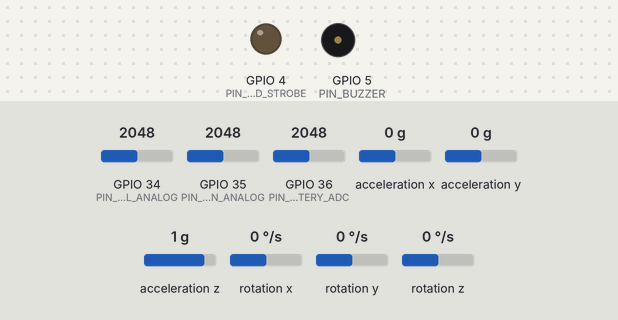
Bench run of a sketch on a simulated ESP32. On the bench: output pins drawn as LEDs (lit = HIGH), buzzer (waves = sounding). Wiring (inferred from the names in the program): MPU-6050 motion sensor at I2C address 0x68. Inputs (shaded band) come from the test bench; at power-on: acceleration y 0 g, GPIO 34 (PIN_SOIL_ANALOG) = 2048, GPIO 35 (PIN_RAIN_ANALOG) = 2048, GPIO 36 (PIN_BATTERY_ADC) = 2048, acceleration x 0 g, acceleration z 1 g, rotation x 0 °/s, rotation y 0 °/s, rotation z 0 °/s. WiFi joins after 1.5 s; servers stay silent unless stated; uploads are accepted with an empty reply; what the sketch prints to the serial monitor is not drawn.

Above: at 3.7 s.
3.8 s: acceleration y set to -0.4 g
At 14.0 s:
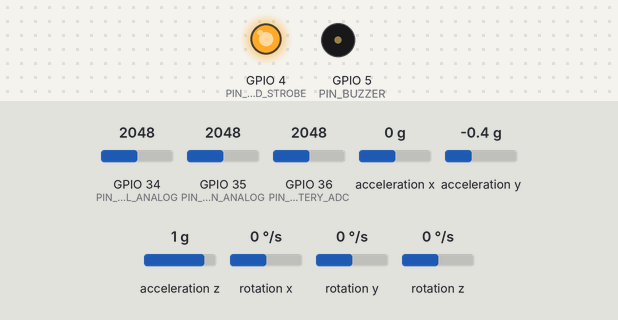
34.6 s: acceleration y set to 0 g
At 44.2 s:
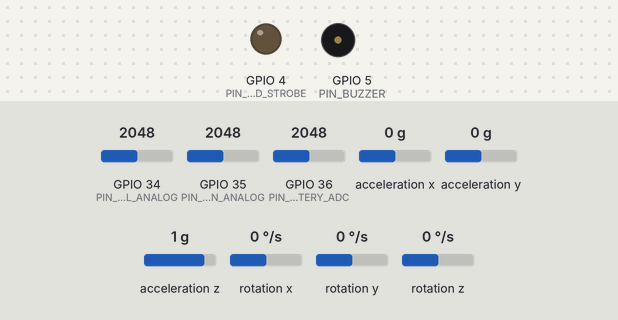
44.9 s: acceleration y set to -1.4 g
At 53.87 s:
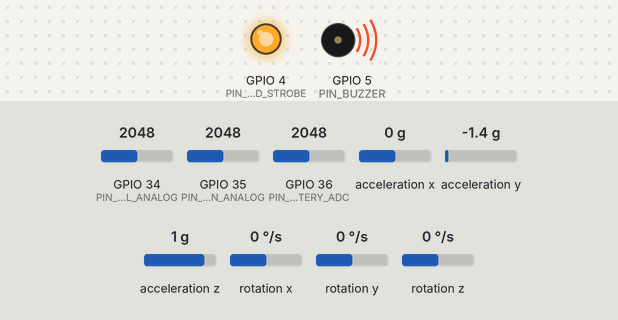
Timing chart, 0 to 55.6 s (numbered marks = the images above; inputs shaded):
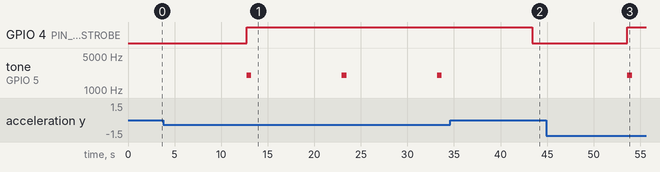

Measured:
- the behaviour switches between -0.2 and -0.3 g on acceleration y (found by bisection; images 0 and 1)
- after the input at 3.8 s, GPIO 4 (PIN_LED_STROBE): LOW → HIGH after 8.9 s; tone on GPIO 5 (PIN_BUZZER): alternates 2000 Hz for 0.50 s and silent for 9.7 s, starting after 8.9 s
- after the input at 34.6 s, GPIO 4 (PIN_LED_STROBE): HIGH → LOW after 8.8 s; tone on GPIO 5 (PIN_BUZZER): stays silent (without the input it goes to 2000 Hz after 8.8 s)
- after the input at 44.9 s, GPIO 4 (PIN_LED_STROBE): LOW → HIGH after 8.7 s; tone on GPIO 5 (PIN_BUZZER): silent → 2000 Hz after 8.7 s, → silent 0.50 s later

The sketch:

hillguard_esp32_node.ino
```cpp
/**
 * HillGuard Real-Time Landslide Monitoring Node Firmware
 * National Institute of Technology Arunachal Pradesh
 * Department of Computer Science & Engineering
 *
 * Hardware Target: ESP32-WROOM-32D (240MHz Dual-Core Xtensa LX6)
 * Sensors:
 * - Capacitive Soil Moisture v1.2 (Corrosion resistant analog)
 * - MPU6050 6-Axis Accelerometer & Gyroscope (I2C)
 * - Optical / Tipping Bucket Rain Gauge
 * - SIM800L GSM Module (AT command GPRS fallback)
 * - LiFePO4 Solar Battery Monitor
 */

#include <WiFi.h>
#include <HTTPClient.h>
#include <Wire.h>
#include "config.h"

// MPU6050 I2C Register Addresses
const int MPU_ADDR = 0x68;
int16_t AcX, AcY, AcZ, Tmp, GyX, GyY, GyZ;
float baselineAngle = 0.0;

// Coordinates for deployed site (configured per node)
const float NODE_LATITUDE = 27.0844;
const float NODE_LONGITUDE = 93.6053;

void setup() {
  Serial.begin(115200);
  delay(1000);
  Serial.println(F("\n=================================================="));
  Serial.println(F("⛰️ HILLGUARD IOT NODE BOOTING (NIT ARUNACHAL PRADESH)"));
  Serial.println(F("=================================================="));

  // Initialize GPIO Pins
  pinMode(PIN_SOIL_ANALOG, INPUT);
  pinMode(PIN_RAIN_ANALOG, INPUT);
  pinMode(PIN_BATTERY_ADC, INPUT);
  pinMode(PIN_LED_STROBE, OUTPUT);
  pinMode(PIN_BUZZER, OUTPUT);

  digitalWrite(PIN_LED_STROBE, LOW);
  digitalWrite(PIN_BUZZER, LOW);

  // Initialize I2C and MPU6050
  Wire.begin(PIN_I2C_SDA, PIN_I2C_SCL);
  Wire.beginTransmission(MPU_ADDR);
  Wire.write(0x6B); // PWR_MGMT_1 register
  Wire.write(0);    // Wake up MPU6050
  byte mpuStatus = Wire.endTransmission(true);

  if (mpuStatus == 0) {
    Serial.println(F("[MPU6050] Sensor detected and initialized on I2C bus."));
    calibrateBaselineSlope();
  } else {
    Serial.println(F("[MPU6050 Warning] Sensor not detected. Check SDA/SCL wiring."));
  }

  // Connect to Network
  connectWiFi();
}

void loop() {
  // 1. Read Capacitive Soil Moisture Sensor (Analog ADC)
  int soilRaw = analogRead(PIN_SOIL_ANALOG);
  float soilMoisture = map(soilRaw, SOIL_AIR_VALUE, SOIL_WATER_VALUE, 0, 100);
  soilMoisture = constrain(soilMoisture, 0.0, 100.0);

  // 2. Read MPU6050 Slope Tilt & Vibration
  float tiltAngle = readSlopeTilt();
  float vibration = readVibrationIntensity();

  // 3. Read Rain Gauge
  int rainRaw = analogRead(PIN_RAIN_ANALOG);
  float rainIntensity = map(rainRaw, 4095, 1200, 0, 150); // Inverted analog rain sensor
  rainIntensity = constrain(rainIntensity, 0.0, 150.0);

  // 4. Measure LiFePO4 Battery Level
  int battRaw = analogRead(PIN_BATTERY_ADC);
  float batteryVoltage = (battRaw / 4095.0) * 3.3 * 2.0; // 1:2 voltage divider
  int batteryPercentage = constrain((int)((batteryVoltage - 3.2) / (4.2 - 3.2) * 100.0), 0, 100);

  // 5. Local Emergency Alarm Trigger if Sudden Slope Collapse Detected
  if (tiltAngle >= 15.0 || vibration >= 2.2) {
    digitalWrite(PIN_LED_STROBE, HIGH);
    tone(PIN_BUZZER, 2000, 500); // Pulse warning tone
  } else {
    digitalWrite(PIN_LED_STROBE, LOW);
    noTone(PIN_BUZZER);
  }

  // 6. Build and Send JSON Telemetry Packet
  sendTelemetryHTTP(soilMoisture, tiltAngle, vibration, rainIntensity, batteryPercentage);

  // Sleep between sampling intervals
  delay(TELEMETRY_INTERVAL_MS);
}

/**
 * Calibrates the quiescent slope baseline on node mount
 */
void calibrateBaselineSlope() {
  Wire.beginTransmission(MPU_ADDR);
  Wire.write(0x3B);
  Wire.endTransmission(false);
  Wire.requestFrom(MPU_ADDR, 6, true);

  AcX = Wire.read() << 8 | Wire.read();
  AcY = Wire.read() << 8 | Wire.read();
  AcZ = Wire.read() << 8 | Wire.read();

  baselineAngle = atan2(AcY, AcZ) * 180.0 / PI;
  Serial.print(F("[Calibration] Mountain Slope Baseline Angle: "));
  Serial.print(baselineAngle);
  Serial.println(F("°"));
}

/**
 * Calculates current tilt angle deviation from vertical (degrees)
 */
float readSlopeTilt() {
  Wire.beginTransmission(MPU_ADDR);
  Wire.write(0x3B);
  Wire.endTransmission(false);
  Wire.requestFrom(MPU_ADDR, 6, true);

  AcX = Wire.read() << 8 | Wire.read();
  AcY = Wire.read() << 8 | Wire.read();
  AcZ = Wire.read() << 8 | Wire.read();

  float currentAngle = atan2(AcY, AcZ) * 180.0 / PI;
  float deviation = abs(currentAngle - baselineAngle);
  return constrain(deviation, 0.0, 60.0);
}

/**
 * Calculates resultant ground vibration in Gs from gyro/accel magnitude
 */
float readVibrationIntensity() {
  Wire.beginTransmission(MPU_ADDR);
  Wire.write(0x43); // Gyro X register
  Wire.endTransmission(false);
  Wire.requestFrom(MPU_ADDR, 6, true);

  GyX = Wire.read() << 8 | Wire.read();
  GyY = Wire.read() << 8 | Wire.read();
  GyZ = Wire.read() << 8 | Wire.read();

  float gMagnitude = sqrt(sq(GyX / 131.0) + sq(GyY / 131.0) + sq(GyZ / 131.0)) / 250.0;
  return constrain(gMagnitude, 0.02, 5.0);
}

/**
 * Submits JSON telemetry to HillGuard backend using HTTP POST
 */
void sendTelemetryHTTP(float soil, float tilt, float vib, float rain, int batt) {
  if (WiFi.status() != WL_CONNECTED) {
    Serial.println(F("[Network] WiFi disconnected. Attempting reconnect or GSM fallback..."));
    connectWiFi();
    return;
  }

  HTTPClient http;
  http.begin(SERVER_HOST);
  http.addHeader("Content-Type", "application/json");
  http.addHeader("x-device-token", DEVICE_API_TOKEN);

  // Construct JSON String matching HillGuard API contract
  String payload = "{";
  payload += "\"nodeId\":\"" + String(NODE_ID) + "\",";
  payload += "\"source\":\"HARDWARE\",";
  payload += "\"sensors\":{";
  payload += "\"soilMoisture\":" + String(soil, 1) + ",";
  payload += "\"tiltAngle\":" + String(tilt, 1) + ",";
  payload += "\"vibration\":" + String(vib, 2) + ",";
  payload += "\"rainIntensity\":" + String(rain, 1);
  payload += "},";
  payload += "\"battery\":{\"percentage\":" + String(batt) + "},";
  payload += "\"location\":{\"latitude\":" + String(NODE_LATITUDE, 4) + ",\"longitude\":" + String(NODE_LONGITUDE, 4) + "}";
  payload += "}";

  Serial.println(F("[HTTP Transmit] Payload:"));
  Serial.println(payload);

  int httpCode = http.POST(payload);

  if (httpCode > 0) {
    Serial.printf("[HTTP Success] Response code: %d\n", httpCode);
    String response = http.getString();
    Serial.println(response);
  } else {
    Serial.printf("[HTTP Error] Failed to send telemetry, error: %s\n", http.errorToString(httpCode).c_str());
  }

  http.end();
}

void connectWiFi() {
  Serial.print(F("[WiFi] Connecting to: "));
  Serial.println(WIFI_SSID);
  WiFi.begin(WIFI_SSID, WIFI_PASSWORD);

  int attempts = 0;
  while (WiFi.status() != WL_CONNECTED && attempts < 15) {
    delay(500);
    Serial.print(".");
    attempts++;
  }

  if (WiFi.status() == WL_CONNECTED) {
    Serial.println(F("\n[WiFi] Connected successfully."));
    Serial.print(F("[WiFi] IP Address: "));
    Serial.println(WiFi.localIP());
  } else {
    Serial.println(F("\n[WiFi] Network timed out. SIM800L GSM will take over."));
  }
}
```

config.h
```cpp
/**
 * HillGuard ESP32 Field Node - Configuration Header
 * National Institute of Technology Arunachal Pradesh
 * Department of Computer Science & Engineering
 * Project Guide: Dr. Koj Sambyo
 */

#ifndef HILLGUARD_CONFIG_H
#define HILLGUARD_CONFIG_H

// Node Identity Configuration
#define NODE_ID "HG_NODE_01"
#define HARDWARE_SOURCE "HARDWARE"
#define FIRMWARE_VERSION "v2.1-arunachal-field"

// Device Authentication Key (Must match backend DEVICE_API_KEY_SECRET)
#define DEVICE_API_TOKEN "hg_esp32_device_secret_auth_2026"

// HillGuard Ingestion Endpoint (Cloud Server or Local Gateway)
#define SERVER_HOST "http://hillguard.in/api/telemetry"
#define SERVER_PORT 5000

// Wi-Fi Credentials (Primary Mountain Repeater or Station)
#define WIFI_SSID "APDMA_HIGHWAY_MESH"
#define WIFI_PASSWORD "HimalayaSafe2026"

// GSM SIM800L APN Configuration (Secondary Cellular Fallback)
#define GSM_APN "airtelgprs.com"
#define GSM_USER ""
#define GSM_PASS ""

// Pin Assignments on ESP32-WROOM-32D
#define PIN_SOIL_ANALOG       34  // ADC1_CH6 (Capacitive v1.2)
#define PIN_I2C_SDA           21  // MPU6050 SDA
#define PIN_I2C_SCL           22  // MPU6050 SCL
#define PIN_RAIN_ANALOG       35  // ADC1_CH7 (Optical Rain Gauge)
#define PIN_SIM800_RX         16  // Hardware Serial2 RX
#define PIN_SIM800_TX         17  // Hardware Serial2 TX
#define PIN_BATTERY_ADC       36  // Voltage divider (LiFePO4 cell monitor)
#define PIN_LED_STROBE        4   // High-intensity warning strobe
#define PIN_BUZZER            5   // Piezo alarm horn

// Geotechnical Sampling Intervals
#define TELEMETRY_INTERVAL_MS 10000 // 10 seconds normal cycle
#define EMERGENCY_INTERVAL_MS 2000  // 2 seconds during active rockfall

// Calibration Constants (Soil Moisture: dry air value vs distilled water)
#define SOIL_AIR_VALUE        3200  // ADC reading in completely dry air
#define SOIL_WATER_VALUE      1400  // ADC reading saturated in water

#endif // HILLGUARD_CONFIG_H
```
